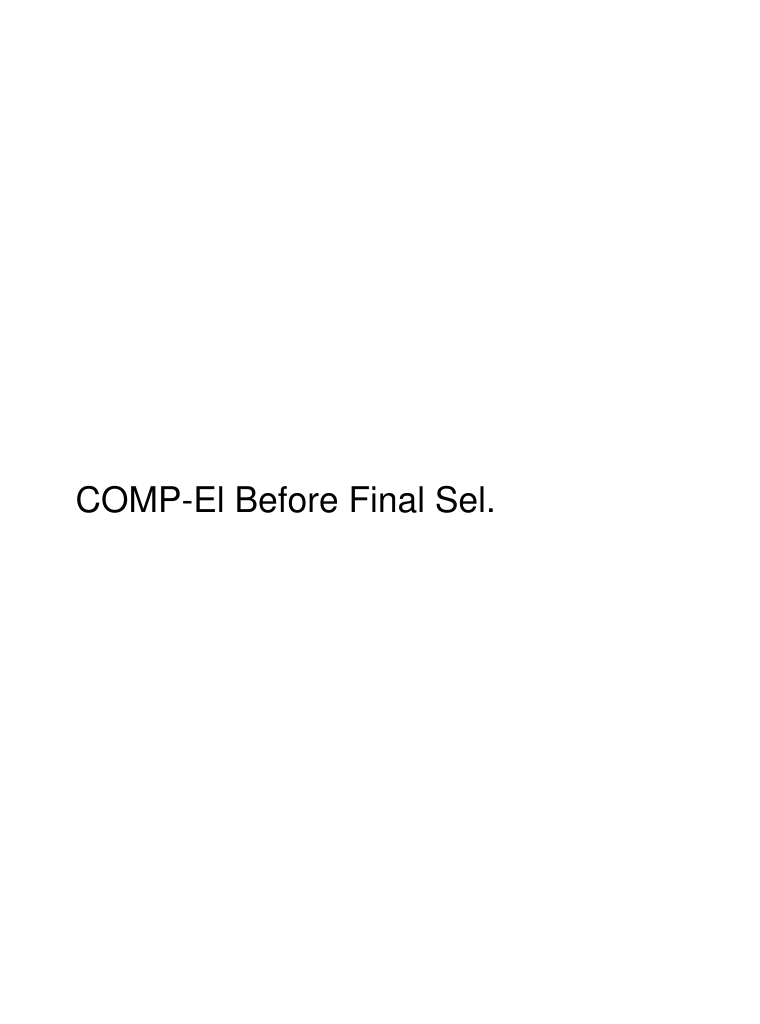

Reproduce this figure in Python.
#!/usr/bin/env python 
import argparse 
import numpy as np
import math
# Trick for docker install to run headless
# and never use plt.show() 
# dont use matplotlib while running this code on the batch farm
#import matplotlib
#matplotlib.use('agg')
#import matplotlib.pyplot as plt 

################################################################
## note - this is used for analyzing the result of different magnetic fields for 
## the phi analysis

from array import array 
from ROOT import (TH1F, TH2F, TF1, TFile, TCanvas,
                  gPad, gStyle, TLatex, TGraphErrors, TLegend,
                  TLine, kRed, kBlack, kBlue, kWhite,  kTRUE, gROOT)

from ROOT import( RooRealVar, RooArgSet, RooArgList, RooDataHist,
                  RooGaussian, RooFit, RooAddPdf, RooPolynomial, RooFormulaVar, RooLinkedList)

default_histo = TH1F('default', '', 100, 0, 1)
default_histo2d = TH2F('default', '', 100, 0, 1, 100, 0, 1)
global_dump = []

gROOT.SetBatch(kTRUE);


def load_histos(file):
    ''' Use the ROOT file structure to load a dictionary of histograms. '''
    h = {}
    for k in file.GetListOfKeys():
        h[k.GetName()] = file.Get(k.GetName())
    return h

def setup_global_options():
    gStyle.SetOptTitle(0)
    gStyle.SetOptStat(0)
    gStyle.SetPalette(57)

def get_fit_limits(txt_file_name, sig_range):
    params = {}
    txt_file = open(txt_file_name,'r')
    for ll in txt_file:
        sect = int(ll.split(' ')[0])
        mean = float(ll.split(' ')[1])
        sig = float(ll.split(' ')[2])
        params[sect] = [mean+sig_range*sig, mean-sig_range*sig]
    return params
    
def getFitFractionalHeight( h_temp, h_name, percent_max, save_fits):
    # fitting routine adopted from Andrew Puckett.
    print(' special fitting routine ')
    xlow, xhigh, histmax = 0, 0, 0
    binlow, binhigh, binmax = 0, 0, 0

    
    binmax = h_temp.GetMaximumBin()
    histmax = h_temp.GetMaximum()#GetBinContent(h_temp.GetMaximumBin())
    #print('histmax ' + str(histmax))
    
    binlow = binmax
    binhigh = binmax

    while h_temp.GetBinContent(binhigh) >= percent_max*histmax and binhigh <= h_temp.GetNbinsX() : binhigh+=1
    while h_temp.GetBinContent(binlow) >= percent_max*histmax and binlow > 1 : binlow-=1
    
    xlow = h_temp.GetBinLowEdge(binlow)
    xhigh = h_temp.GetBinLowEdge(binhigh+1)
    
    print(h_name)
    print(' >> bin high values ' + str(binhigh) + ' bin low ' + str(binlow) )
    print(" >> values used " + str(xlow) + " " + str(xhigh) + " " + str(histmax) )
    
    fit_temp = TF1(h_name,'gaus', xlow, xhigh )
    fit_temp.SetParameter(0, histmax)
    fit_temp.SetParameter(1, h_temp.GetBinCenter(h_temp.GetMaximumBin()))
    
                              
    h_temp.Fit(h_name,"RN") # add Q for quiet
    save_fits.append(fit_temp)
    
    temp_mean = fit_temp.GetParameter(1)
    temp_rms = fit_temp.GetParameter(2)
    
    return fit_temp#[temp_mean, temp_rms ]


def plot_2d_sidebyside(canvas,  histos_inb, histos_outb, title_formatter, label, save_name, 
                     title=None, xtitle=None, ytitle=None, 
                     hline=None, vlines=None, hlines=None, 
                       logy=None, set_marker_style=None, scale=None, shades=None):

    root_garbage_can = []
    root_is_dumb = []
    canvas.Clear() 
    
    canvas.Divide(1,2)
    canvas.cd(1)
    histos_inb[title_formatter].Draw("colz")

    if hline:
        line = TLine(x_range[0], hline, x_range[1], hline)
        line.SetLineStyle(8)
        line.SetLineWidth(1)
        line.Draw()
        root_is_dumb.append(line)
        
    if title:
        label.DrawLatex(0.1, 0.925, 'INB:'+title)

    if xtitle:
        label.DrawLatex(0.5, 0.025, xtitle)

    if ytitle:
        label.SetTextAngle(90)
        label.DrawLatex(0.035, 0.5, ytitle)
        label.SetTextAngle(0)
    
    canvas.cd(2)
    histos_outb[title_formatter].Draw("colz")

    if hline:
        line = TLine(x_range[0], hline, x_range[1], hline)
        line.SetLineStyle(8)
        line.SetLineWidth(1)
        line.Draw()
        root_is_dumb.append(line)
        
    if title:
        label.DrawLatex(0.1, 0.925, 'OUTB:'+title)

    if xtitle:
        label.DrawLatex(0.5, 0.025, xtitle)

    if ytitle:
        label.SetTextAngle(90)
        label.DrawLatex(0.035, 0.5, ytitle)
        label.SetTextAngle(0)

    canvas.Print(save_name)
    

def plot_overlap_1d( canvas, histos_inb, histos_outb, title_formatter, save_name, label, 
                     title=None, xtitle=None, ytitle=None, 
                     hline=None, vlines=None, logy=None, set_marker_style=None, scale=None, fit=None):

    canvas.Clear()
    canvas.Divide(2,3)

    root_is_dumb = []
    
    if True:# isinstance((histos_data.get(title_formatter), default_histo), TH1F) and isinstance((histos_sim.get(title_formatter), default_histo), TH1F):
        opt=''
        if set_marker_style:            
            opt='P+E'
            histos_inb[title_formatter].SetMarkerStyle(22)
            histos_outb[title_formatter].SetMarkerStyle(23)
            histos_inb[title_formatter].SetMarkerSize(1)
            histos_outb[title_formatter].SetMarkerSize(1)
            histos_inb[title_formatter].SetMarkerColor(kRed)
            histos_outb[title_formatter].SetMarkerColor(kBlack)
            histos_inb[title_formatter].SetLineColor(kRed)
            histos_outb[title_formatter].SetLineColor(kBlack)
        else:
            histos_inb[title_formatter].SetLineColor(kRed)
            histos_outb[title_formatter].SetLineColor(kBlack)

                        
            
        if logy:
            print(' setting log Y ')
            gPad.SetLogy() 
            if histos_outb.get(title_formatter, default_histo).GetMaximum() > histos_outb.get(title_formatter, default_histo).GetMaximum():
                histos_outb.get(title_formatter, default_histo).SetMinimum(0.1)
            else:
                histos_inb.get(title_formatter, default_histo).SetMinimum(0.1)


        if scale:
            if scale=="to_inb":
                histos_outb[title_formatter].Scale( histos_inb[title_formatter].GetEntries()/histos_outb[title_formatter].GetEntries())
            elif scale=="integral":                
                dxmin = histos_inb[title_formatter].GetXaxis().GetXmin()
                dxmax = histos_inb[title_formatter].GetXaxis().GetXmax()
                sxmin = histos_outb[title_formatter].GetXaxis().GetXmin()
                sxmax = histos_outb[title_formatter].GetXaxis().GetXmax()
                dbmin = histos_inb[title_formatter].GetXaxis().FindBin(dxmin)
                dbmax = histos_inb[title_formatter].GetXaxis().FindBin(dxmax)
                sbmin = histos_outb[title_formatter].GetXaxis().FindBin(sxmin)
                sbmax = histos_outb[title_formatter].GetXaxis().FindBin(sxmax)                
                histos_inb[title_formatter].Scale( histos_outb[title_formatter].GetIntegral(sbmin, sbmax)/histos_inb[title_formatter].GetIntegral(dbmin,dbmax))
            else:
                histos_inb[title_formatter].Scale( histos_outb[title_formatter].GetMaximum()/histos_inb[title_formatter].GetMaximum())


        print(' maximum of outb hist is {}'.format(histos_outb.get(title_formatter, default_histo).GetMaximum()))
        
        if histos_outb.get(title_formatter, default_histo).GetMaximum() > histos_inb.get(title_formatter, default_histo).GetMaximum():
            histos_outb[title_formatter].Draw(opt)
            histos_inb[title_formatter].Draw(opt+' SAME')
        else:
            histos_inb[title_formatter].Draw(opt)
            histos_outb[title_formatter].Draw(opt+' SAME')
            
        root_is_dumb.append(histos_inb[title_formatter])
        root_is_dumb.append(histos_outb[title_formatter])

        if hline:
            line = TLine(x_range[0], hline, x_range[1], hline)
            line.SetLineStyle(8)
            line.SetLineWidth(1)
            line.Draw()
            root_is_dumb.append(line)
            
        if title:
            label.DrawLatex(0.1, 0.925, title)

        if xtitle:
            label.DrawLatex(0.5, 0.025, xtitle)

        if ytitle:
            label.SetTextAngle(90)
            label.DrawLatex(0.035, 0.5, ytitle)
            label.SetTextAngle(0)

        if vlines:
            for sect, ll in bin_info.items():
                lmin = TLine(ll[0], y_range[0], ll[0], y_range[1])
                lmax = TLine(ll[1], y_range[0], ll[1], y_range[1])
                lmin.SetLineColor(kRed)
                lmax.SetLineColor(kRed)
                lmin.Draw('same')
                if ll[1] < graph.GetXaxis().GetXmax():
                    lmax.Draw('same')
                root_is_dumb.append(lmin)
                root_is_dumb.append(lmax)

        leg = TLegend(0.7, 0.7, 0.9, 0.9)
        leg.AddEntry(histos_outb[title_formatter],'outb','p')
        leg.AddEntry(histos_inb[title_formatter],'inb','p')
        leg.Draw('same')
        root_is_dumb.append(leg)

        
    canvas.Print(save_name)

def add_text_page(can, label, text, save_name):
    """ Write some text onto a page. """
    can.Clear()
    can.cd(1)
    label.DrawLatex(0.1, 0.5, text)
    can.Print(save_name)
    
    
if __name__ == '__main__':

    ap = argparse.ArgumentParser()
    ap.add_argument(
        '-iinb',
        '--input_inb_file',
        required=True
    )
    ap.add_argument(
        '-ioutb',
        '--input_outb_file',
        required=True
    )
    ap.add_argument(
        '-o',
        '--output_prefix',
        required=True
    )
    args = ap.parse_args()

    input_inb_rootfile = args.input_inb_file
    input_outb_rootfile = args.input_outb_file

    output_pdfname = args.output_prefix + '.pdf'
    rootfile_inb = TFile(input_inb_rootfile)
    rootfile_outb = TFile(input_outb_rootfile)
    histos_inb = load_histos(rootfile_inb)
    histos_outb = load_histos(rootfile_outb)

    # uncomment to view all histograms in file
    #for k,v in histos.items():
    #    print(k, v)
        
    setup_global_options() 

    can = TCanvas('can', 'can', 800, 1100)
    can.SetBatch(kTRUE)

    lab = TLatex()
    lab.SetNDC()
    lab.SetTextFont(42)
    lab.SetTextSize(0.05)
    lab.SetTextColor(1)

    can.Print('{}['.format(output_pdfname))

    kpkm_mass_limit=[1.01, 1.03]


    ## look at the events from inbending and outbending before making too many cuts
    add_text_page(can, lab, "COMP-El Before Final Sel.", output_pdfname)

    plot_2d_sidebyside(can, histos_inb, histos_outb, 'p_ele_theta_pass_all', lab,  output_pdfname,
                       xtitle='P_{el} (GeV)', ytitle='#Theta_{el} (deg)', title='Electron (FD), #Theta vs P, Pass All')
    

    plot_2d_sidebyside(can, histos_inb, histos_outb,  'phi_ele_theta_pass_all', lab, output_pdfname,
              xtitle='#phi_{el} (deg)', ytitle='#Theta_{el} (deg)', title='Electron (FD), #Theta vs #phi, Pass All')

    plot_2d_sidebyside(can, histos_inb, histos_outb, 'phi_ele_vz_pass_all', lab, output_pdfname,
              xtitle='#phi_{el} (deg)', ytitle='Vz_{el} (cm)', title='Electron (FD), #phi vs Vz, Pass All')

    plot_2d_sidebyside(can, histos_inb, histos_outb, 'theta_ele_vz_pass_all', lab, output_pdfname,
              xtitle='#theta_{el} (deg)', ytitle='Vz_{el} (cm)', title='Electron (FD), #Theta vs Vz, Pass All')

    plot_2d_sidebyside(can, histos_inb, histos_outb,  'p_ele_vz_pass_all', lab, output_pdfname,
              xtitle='P_{el} (GeV)', ytitle='Vz_{el} (cm)', title='Electron (FD), P vs Vz, Pass All')

    plot_2d_sidebyside(can, histos_inb, histos_outb, 'p_ele_dvz_elepro_pass_all', lab, output_pdfname,
              xtitle='P (GeV)', ytitle='#Delta Vz_{el} - Vz_{pro} (cm)', title='Electron (FD), P_{el} vs #Delta Vz_{el} - Vz_{pro}, Pass All')

    plot_2d_sidebyside(can, histos_inb, histos_outb, 'xb_q2_pass_all', lab, output_pdfname,
              xtitle='Xb', ytitle='Q^{2} (GeV^{2})', title='(FD), Q^{2} vs Xb, Pass All')

    plot_2d_sidebyside(can, histos_inb, histos_outb,  'w_q2_pass_all', lab, output_pdfname,
              xtitle='W (GeV)', ytitle='Q^{2} (GeV^{2})', title='(FD), Q^{2} vs W, Pass All')
    
   


    ## general proton kineatics
    add_text_page(can, lab, "COMP- Pr Before Final Sel.", output_pdfname)

    plot_2d_sidebyside(can, histos_inb, histos_outb, 'p_pro_theta_pass_all', lab, output_pdfname,
              xtitle='P_{pr} (GeV)', ytitle='#Theta_{pr} (deg)', title='Proton (FD), #Theta vs P, Pass All')

    plot_2d_sidebyside(can, histos_inb, histos_outb,  'phi_pro_theta_pass_all', lab, output_pdfname,
              xtitle='#phi_{pr} (deg)', ytitle='#Theta_{pr} (deg)', title='Proton (FD), #Theta vs #phi, Pass All')

    plot_2d_sidebyside(can, histos_inb, histos_outb, 'phi_pro_vz_pass_all', lab, output_pdfname,
              xtitle='#phi_{pr} (deg)', ytitle='Vz_{pr} (cm)', title='Proton (FD), #phi vs Vz, Pass All')

    plot_2d_sidebyside(can, histos_inb, histos_outb, 'theta_pro_vz_pass_all', lab, output_pdfname,
              xtitle='#theta_{pr} (deg)', ytitle='Vz_{pr} (cm)', title='Proton (FD), #Theta vs Vz, Pass All')

    plot_2d_sidebyside(can, histos_inb, histos_outb, 'p_pro_vz_pass_all', lab, output_pdfname,
              xtitle='P_{pr} (GeV)', ytitle='Vz_{pr} (cm)', title='Proton (FD), P vs Vz, Pass All')

    plot_2d_sidebyside(can, histos_inb, histos_outb, 'p_pro_dvz_elepro_pass_all', lab, output_pdfname,
              xtitle='P_{pr} (GeV)', ytitle='#Delta Vz (cm)', title='Proton (FD), P vs #Delta Vz, Pass All')

    plot_2d_sidebyside(can, histos_inb, histos_outb, 'p_pro_beta_pass_all', lab, output_pdfname,
                     xtitle='P_{pro} (GeV)', ytitle='#beta_{pr}', title='Proton (FD), #beta vs P, Pass All')

    chi2_lines=[-6,-6]
    plot_2d_sidebyside(can, histos_inb, histos_outb, 'p_pro_chi2_pass_all', lab, output_pdfname,
                       xtitle='P_{pro} (GeV)', ytitle='#chi^{2}', title='Proton (FD), #chi^{2} vs P, Pass All', hlines=[-6,6])

    plot_2d_sidebyside(can, histos_inb, histos_outb, 'beta_pro_chi2_pass_all', lab, output_pdfname,
                       xtitle='#beta_{pro} (GeV)', ytitle='#chi^{2}', title='Proton (FD), #chi^{2} vs #beta_{pro}, Pass All',hlines=[-6,6])
    


    ## general kaon Plus 
    add_text_page(can, lab, "COMP -KaonP Before Final Sel.", output_pdfname)

    plot_2d_sidebyside(can, histos_inb, histos_outb, 'p_kp_theta_pass_all', lab, output_pdfname,
              xtitle='P_{kp} (GeV)', ytitle='#Theta_{kp} (deg)', title='Proton (FD), #Theta vs P, Pass All')

    plot_2d_sidebyside(can, histos_inb, histos_outb, 'phi_kp_theta_pass_all', lab, output_pdfname,
              xtitle='#phi_{kp} (deg)', ytitle='#Theta_{kp} (deg)', title='K^{ +} (FD), #Theta vs #phi, Pass All')

    plot_2d_sidebyside(can, histos_inb, histos_outb, 'phi_kp_vz_pass_all', lab, output_pdfname,
              xtitle='#phi_{kp} (deg)', ytitle='Vz_{kp} (cm)', title='K^{ +} (FD), #phi vs Vz, Pass All')

    plot_2d_sidebyside(can, histos_inb, histos_outb, 'theta_kp_vz_pass_all', lab, output_pdfname,
              xtitle='#theta_{kp} (deg)', ytitle='Vz_{kp} (cm)', title='K^{ +} (FD), #Theta vs Vz, Pass All')

    plot_2d_sidebyside(can, histos_inb, histos_outb, 'p_kp_vz_pass_all', lab, output_pdfname,
              xtitle='P_{kp} (GeV)', ytitle='Vz_{kp} (cm)', title='K^{ +} (FD), P vs Vz, Pass All')

    plot_2d_sidebyside(can, histos_inb, histos_outb, 'p_kp_dvz_kpkm_pass_all', lab, output_pdfname,
              xtitle='P_{kp} (GeV)', ytitle='#Delta Vz (cm)', title='K^{ +} (FD), P vs #Delta Vz, Pass All')

    plot_2d_sidebyside(can, histos_inb, histos_outb, 'p_kp_beta_pass_all', lab, output_pdfname,
                     xtitle='P_{K^{+}} (GeV)', ytitle='#beta_{K^{+}}', title='K^{ +}(FD), #beta vs P, Pass All')

    plot_2d_sidebyside(can, histos_inb, histos_outb,  'p_kp_chi2_pass_all', lab, output_pdfname,
                     xtitle='P_{K^{+}} (GeV)', ytitle='#chi^{2}', title='K^{ +} (FD), #chi^{2} vs P, Pass All', hlines=chi2_lines)

    plot_2d_sidebyside(can, histos_inb, histos_outb, 'beta_kp_chi2_pass_all', lab, output_pdfname,
                     xtitle='#beta_{K^{+}}', ytitle='#chi^{2}', title='K^{ +} (FD), #chi^{2} vs  #beta_{K^{+}}, Pass All', hlines=chi2_lines)


    ## general kaon Minus
    add_text_page(can, lab, "COMP -KaonM Before Final Sel.", output_pdfname)

    plot_2d_sidebyside(can, histos_inb, histos_outb, 'p_km_theta_pass_all', lab, output_pdfname,
              xtitle='P_{km} (GeV)', ytitle='#Theta_{km} (deg)', title='Proton (FD), #Theta vs P, Pass All')

    plot_2d_sidebyside(can, histos_inb, histos_outb, 'phi_km_theta_pass_all', lab, output_pdfname,
              xtitle='#phi_{km} (deg)', ytitle='#Theta_{km} (deg)', title='K^{ -} (FD), #Theta vs #phi, Pass All')

    plot_2d_sidebyside(can, histos_inb, histos_outb, 'phi_km_vz_pass_all', lab, output_pdfname,
              xtitle='#phi_{km} (deg)', ytitle='Vz_{km} (cm)', title='K^{ -} (FD), #phi vs Vz, Pass All')

    plot_2d_sidebyside(can, histos_inb, histos_outb, 'theta_km_vz_pass_all', lab, output_pdfname,
              xtitle='#theta_{km} (deg)', ytitle='Vz_{km} (cm)', title='K^{ -} (FD), #Theta vs Vz, Pass All')

    plot_2d_sidebyside(can, histos_inb, histos_outb, 'p_km_vz_pass_all', lab, output_pdfname,
              xtitle='P_{km} (GeV)', ytitle='Vz_{km} (cm)', title='K^{ -} (FD), P vs Vz, Pass All')

    plot_2d_sidebyside(can, histos_inb, histos_outb, 'p_km_dvz_kpkm_pass_all', lab, output_pdfname,
              xtitle='P_{km} (GeV)', ytitle='#Delta Vz (cm)', title='K^{ -} (FD), P vs #Delta Vz, Pass All')

    plot_2d_sidebyside(can, histos_inb, histos_outb,  'p_km_beta_pass_all', lab, output_pdfname,
              xtitle='P_{K^{-}} (GeV)', ytitle='#beta_{K^{-}}', title='K^{ -}(FD), #beta vs P, Pass All')

    plot_2d_sidebyside(can, histos_inb, histos_outb, 'p_km_chi2_pass_all', lab, output_pdfname,
              xtitle='P_{K^{-}} (GeV)', ytitle='#chi^{2}', title='K^{ -} (FD), #chi^{2} vs P, Pass All', hlines=chi2_lines)

    plot_2d_sidebyside(can, histos_inb, histos_outb, 'beta_km_chi2_pass_all', lab, output_pdfname,
              xtitle='#beta_{K^{-}}', ytitle='#chi^{2}', title='K^{ -} (FD), #chi^{2} vs  #beta_{K^{ -}}, Pass All', hlines=chi2_lines)

    
    add_text_page(can, lab, "COMP - Masses Pass All+Add.", output_pdfname)

    ###############
    ## general physics kinematics
    plot_2d_sidebyside(can, histos_inb, histos_outb,'im_kpkm_mm_ep_pass_all_pass_additional', lab, output_pdfname,
              xtitle=' MM epX (GeV)', ytitle=' I.M K^{ +}K^{ -} (GeV)', title='(FD), I.M K^{ +}K^{ -} vs MM epX, Pass All Cuts')

    plot_2d_sidebyside(can, histos_inb, histos_outb,'mm_epkp_mm_epkm_pass_all_pass_additional', lab, output_pdfname,
              xtitle=' MM epK^{ -}X (GeV)', ytitle='MM epK^{ +}X (GeV)', title='(FD),MM epK^{ +}X vs MM epK^{ -}X, Pass All Cuts')
    
    
    plot_2d_sidebyside(can, histos_inb, histos_outb,'im_kpkm_im_pkm_pass_all_pass_additional', lab, output_pdfname,
              xtitle='I.M. PrK^{ -} (GeV)', ytitle='I.M K^{ +}K^{ -} (GeV)', title='(FD), I.M K^{ +}K^{ -} vs I.M. PrK^{ -}, Pass All Cuts')

    plot_2d_sidebyside(can, histos_inb, histos_outb,'im_pkm_pass_all_pass_additional', lab, output_pdfname,
              xtitle='I.M. PrK^{ -} (GeV)', ytitle='counts', title='(FD), I.M. PrK^{ -}, Pass All Cuts', shades=[1.5, 1.58, 1.78, 1.9] )

    plot_2d_sidebyside(can, histos_inb, histos_outb,'im_pkm_pass_all_pass_additional_pass_phi_mass', lab, output_pdfname,
              xtitle='I.M. PrK^{ -} (GeV)', ytitle='counts', title='(FD), I.M. PrK^{ -}, PA, Pass #phi', shades=[1.5, 1.58, 1.78, 1.9] )

    plot_2d_sidebyside(can, histos_inb, histos_outb, 'phitrento_imkpkm_pass_all_pass_additional', lab, output_pdfname,
              xtitle='#phi_{trento} (deg)', ytitle='I.M. K^{ +}K^{ -} (GeV)', title='Invariant Mass K^{ +}K^{ -} vs #phi_{trento}')


    ###############
    ## general momentum resolution from reconstructed particles (not simulation resolution) of final final state.
    add_text_page(can, lab, "COMP-Calc. #Delta P PassAll #phi Peak", output_pdfname)

    plot_2d_sidebyside(can, histos_inb, histos_outb, 'res_ekpkmX_mntm_vs_p_pass_all_pass_additional_pass_phi_mass', lab, output_pdfname,
              xtitle='P_{pro} (GeV)', ytitle='#Delta P_{pro} (GeV)', title='(FD),#Delta P_{pro} vs P_{pro}, Pass, #phi peak')

    plot_2d_sidebyside(can, histos_inb, histos_outb, 'res_epkpX_mntm_vs_p_pass_all_pass_additional_pass_phi_mass', lab, output_pdfname,
              xtitle='P_{K^{ -}} (GeV)', ytitle='#Delta P_{K^{ -}} (GeV)', title='(FD),#Delta P_{K^{ -}} vs P_{K^{ -}},Pass, #phi peak')

    plot_2d_sidebyside(can, histos_inb, histos_outb, 'res_epkmX_mntm_vs_p_pass_all_pass_additional_pass_phi_mass', lab, output_pdfname,
              xtitle='P_{K^{ +}} (GeV)', ytitle='#Delta P_{K^{ +}} (GeV)', title='(FD),#Delta P_{K^{ +}} vs P_{K^{ +}},Pass, #phi peak')


    can.Print('{}]'.format(output_pdfname))
